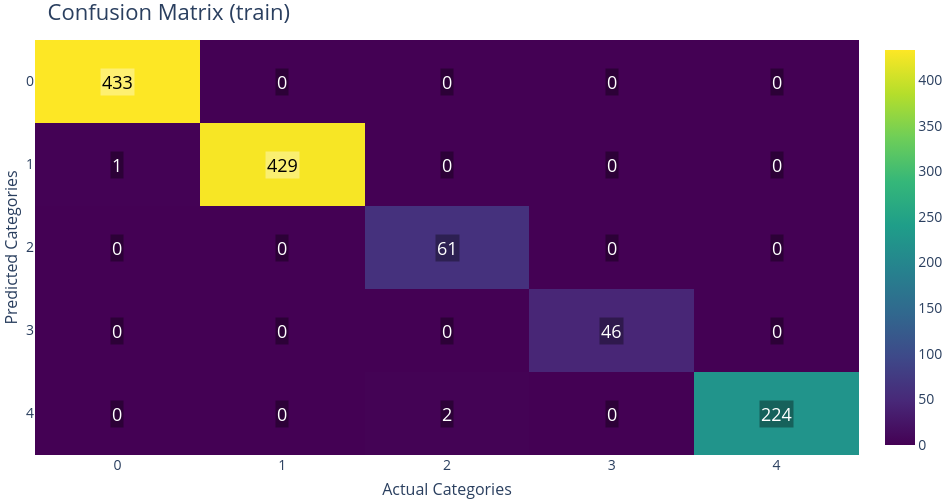

Notebook cell for this chart:
### Markdown cell above
### For training portion

### Code cell
fig_cm = pyg.PlotConfusionMatrix(split="train")
fig_cm.show()

### Figure 1 — Plotly figure (JSON) as saved in the notebook; plotly's stock layout.template omitted (floating-point values rounded to 4 significant figures)
{"data": [{"colorbar": {"tickfont": {"size": 14}, "title": {"font": {"size": 16}}}, "colorscale": [[0, "rgb(68, 1, 84)"], [0.1111, "rgb(72, 40, 120)"], [0.2222, "rgb(62, 73, 137)"], [0.3333, "rgb(49, 104, 142)"], [0.4444, "rgb(38, 130, 142)"], [0.5556, "rgb(31, 158, 137)"], [0.6667, "rgb(53, 183, 121)"], [0.7778, "rgb(110, 206, 88)"], [0.8889, "rgb(181, 222, 43)"], [1, "rgb(253, 231, 37)"]], "showscale": true, "type": "heatmap", "x": [0, 1, 2, 3, 4], "y": [0, 1, 2, 3, 4], "z": [[433, 0, 0, 0, 0], [1, 429, 0, 0, 0], [0, 0, 61, 0, 0], [0, 0, 0, 46, 0], [0, 0, 2, 0, 224]], "zmax": 433, "zmin": 0}], "layout": {"annotations": [{"bgcolor": "rgba(255,255,255,0.35)", "font": {"color": "black", "size": 18}, "opacity": 1, "showarrow": false, "text": "433", "x": 0, "xref": "x", "y": 0, "yref": "y"}, {"bgcolor": "rgba(0,0,0,0.35)", "font": {"color": "white", "size": 18}, "opacity": 1, "showarrow": false, "text": "0", "x": 1, "xref": "x", "y": 0, "yref": "y"}, {"bgcolor": "rgba(0,0,0,0.35)", "font": {"color": "white", "size": 18}, "opacity": 1, "showarrow": false, "text": "0", "x": 2, "xref": "x", "y": 0, "yref": "y"}, {"bgcolor": "rgba(0,0,0,0.35)", "font": {"color": "white", "size": 18}, "opacity": 1, "showarrow": false, "text": "0", "x": 3, "xref": "x", "y": 0, "yref": "y"}, {"bgcolor": "rgba(0,0,0,0.35)", "font": {"color": "white", "size": 18}, "opacity": 1, "showarrow": false, "text": "0", "x": 4, "xref": "x", "y": 0, "yref": "y"}, {"bgcolor": "rgba(0,0,0,0.35)", "font": {"color": "white", "size": 18}, "opacity": 1, "showarrow": false, "text": "1", "x": 0, "xref": "x", "y": 1, "yref": "y"}, {"bgcolor": "rgba(255,255,255,0.35)", "font": {"color": "black", "size": 18}, "opacity": 1, "showarrow": false, "text": "429", "x": 1, "xref": "x", "y": 1, "yref": "y"}, {"bgcolor": "rgba(0,0,0,0.35)", "font": {"color": "white", "size": 18}, "opacity": 1, "showarrow": false, "text": "0", "x": 2, "xref": "x", "y": 1, "yref": "y"}, {"bgcolor": "rgba(0,0,0,0.35)", "font": {"color": "white", "size": 18}, "opacity": 1, "showarrow": false, "text": "0", "x": 3, "xref": "x", "y": 1, "yref": "y"}, {"bgcolor": "rgba(0,0,0,0.35)", "font": {"color": "white", "size": 18}, "opacity": 1, "showarrow": false, "text": "0", "x": 4, "xref": "x", "y": 1, "yref": "y"}, {"bgcolor": "rgba(0,0,0,0.35)", "font": {"color": "white", "size": 18}, "opacity": 1, "showarrow": false, "text": "0", "x": 0, "xref": "x", "y": 2, "yref": "y"}, {"bgcolor": "rgba(0,0,0,0.35)", "font": {"color": "white", "size": 18}, "opacity": 1, "showarrow": false, "text": "0", "x": 1, "xref": "x", "y": 2, "yref": "y"}, {"bgcolor": "rgba(0,0,0,0.35)", "font": {"color": "white", "size": 18}, "opacity": 1, "showarrow": false, "text": "61", "x": 2, "xref": "x", "y": 2, "yref": "y"}, {"bgcolor": "rgba(0,0,0,0.35)", "font": {"color": "white", "size": 18}, "opacity": 1, "showarrow": false, "text": "0", "x": 3, "xref": "x", "y": 2, "yref": "y"}, {"bgcolor": "rgba(0,0,0,0.35)", "font": {"color": "white", "size": 18}, "opacity": 1, "showarrow": false, "text": "0", "x": 4, "xref": "x", "y": 2, "yref": "y"}, {"bgcolor": "rgba(0,0,0,0.35)", "font": {"color": "white", "size": 18}, "opacity": 1, "showarrow": false, "text": "0", "x": 0, "xref": "x", "y": 3, "yref": "y"}, {"bgcolor": "rgba(0,0,0,0.35)", "font": {"color": "white", "size": 18}, "opacity": 1, "showarrow": false, "text": "0", "x": 1, "xref": "x", "y": 3, "yref": "y"}, {"bgcolor": "rgba(0,0,0,0.35)", "font": {"color": "white", "size": 18}, "opacity": 1, "showarrow": false, "text": "0", "x": 2, "xref": "x", "y": 3, "yref": "y"}, {"bgcolor": "rgba(0,0,0,0.35)", "font": {"color": "white", "size": 18}, "opacity": 1, "showarrow": false, "text": "46", "x": 3, "xref": "x", "y": 3, "yref": "y"}, {"bgcolor": "rgba(0,0,0,0.35)", "font": {"color": "white", "size": 18}, "opacity": 1, "showarrow": false, "text": "0", "x": 4, "xref": "x", "y": 3, "yref": "y"}, {"bgcolor": "rgba(0,0,0,0.35)", "font": {"color": "white", "size": 18}, "opacity": 1, "showarrow": false, "text": "0", "x": 0, "xref": "x", "y": 4, "yref": "y"}, {"bgcolor": "rgba(0,0,0,0.35)", "font": {"color": "white", "size": 18}, "opacity": 1, "showarrow": false, "text": "0", "x": 1, "xref": "x", "y": 4, "yref": "y"}, {"bgcolor": "rgba(0,0,0,0.35)", "font": {"color": "white", "size": 18}, "opacity": 1, "showarrow": false, "text": "2", "x": 2, "xref": "x", "y": 4, "yref": "y"}, {"bgcolor": "rgba(0,0,0,0.35)", "font": {"color": "white", "size": 18}, "opacity": 1, "showarrow": false, "text": "0", "x": 3, "xref": "x", "y": 4, "yref": "y"}, {"bgcolor": "rgba(0,0,0,0.35)", "font": {"color": "white", "size": 18}, "opacity": 1, "showarrow": false, "text": "224", "x": 4, "xref": "x", "y": 4, "yref": "y"}], "font": {"size": 16}, "height": 500, "margin": {"b": 0, "l": 0, "r": 0, "t": 40}, "paper_bgcolor": "RGBA(0,0,0,0)", "plot_bgcolor": "RGBA(0,0,0,0)", "title": {"font": {"size": 22}, "text": "Confusion Matrix (train)"}, "width": 950, "xaxis": {"gridcolor": "rgba(0,0,0,0.08)", "mirror": false, "showgrid": true, "showline": false, "tickangle": 0, "tickfont": {"size": 14}, "tickmode": "array", "ticktext": ["0", "1", "2", "3", "4"], "tickvals": [0, 1, 2, 3, 4], "title": {"font": {"size": 16}, "text": "Actual Categories"}, "zeroline": false}, "yaxis": {"autorange": "reversed", "gridcolor": "rgba(0,0,0,0.08)", "mirror": false, "showgrid": true, "showline": false, "tickfont": {"size": 14}, "tickmode": "array", "ticktext": ["0", "1", "2", "3", "4"], "tickvals": [0, 1, 2, 3, 4], "title": {"font": {"size": 16}, "text": "Predicted Categories"}, "zeroline": false}}}
